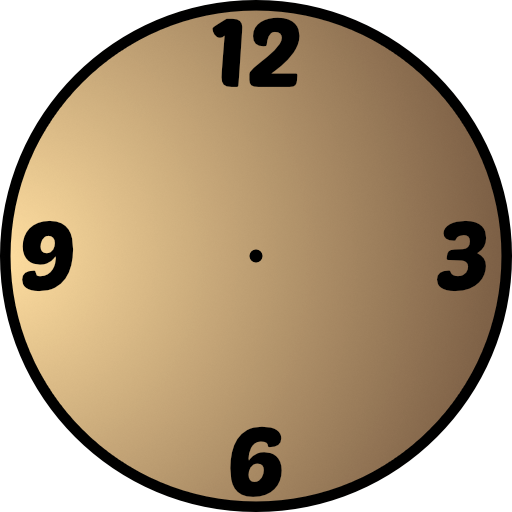
#> input picture data/assets/general/art/clock.png, 512 x 512 px
$ python -i h3.py   (imports and definitions only)
#> lines starting #> are read from the running program, lines starting #| are printed output that depends on the picture
"""Make video clips from the game's art with MiniMax H3 on a Runpod pod, and keep them in a library.

The pod runs ComfyUI with no public ports: this machine reaches it through an SSH tunnel, so the
clips only ever travel between the pod and here. Terminate the pod when a session ends; that wipes
its disks (and `wipe` clears ComfyUI's input and output folders before then).

The library lives outside the game repo (the export would ship anything under res://):
    <library>/pods.json           the pods: {name: {"host", "port", "key", "local_port", "pod_id"}}; --pod picks one
    <library>/batches/*.json      what to make (see BATCH below)
    <library>/clips/<KEY>/<KEY>_<NNN>.mp4 and .json   each try, with everything needed to remake it
    <library>/sources/            the pictures as uploaded (scaled to the canvas)
    <library>/pending.json        tries queued on the pod and not yet downloaded
    <library>/review.json         your verdicts: keep / reject, the production star, and notes
    <library>/pictures.json       the clips grouped by the picture they animate, made by `pictures`
    <library>/plan.json           per picture: what becomes of its clips, picked on the review server's /plan page
    <library>/redo.json           per reworked picture: your note, the clips before, what was tried (the /redo page)
    <library>/final/              the picked clips under their game art names, and manifest.json (made by `final`)
    <library>/finish_review.json  your verdicts on the /finish page: is each upscaled game file better than its clip
    <library>/thumbs/             the review page's small stills and the game art's prints (safe to delete)

Commands (-P stops Python importing files from the current folder):
    python -P -E h3.py tunnel               hold the SSH tunnel open (run it in the background)
    python -P -E h3.py check                the pod's GPU, ComfyUI, model files and node inputs
    python -P -E h3.py submit <batch.json>  queue a batch's tries on the pod
    python -P -E h3.py fetch [--wait]       download finished tries (--wait: until none are pending)
    python -P -E h3.py serve                the review page, http://127.0.0.1:8771
    python -P -E h3.py setup                ready a new pod: local input/output folders, download the models
    python -P -E h3.py wipe                 delete ComfyUI's input and output files on the pod
    python -P -E h3.py watch [--pods a,b] [--idle 15]   exit once a pod has had nothing to do (then end it)
    python -P -E h3.py join NAME clip... [--fade S]   chain segments (shared frames dropped) or crossfade shots
    python -P -E h3.py pictures [NAME]      the clips per picture, under the picture's game art name
    python -P -E h3.py plan                 the plan made on the /plan page: what becomes of each picture
    python -P -E h3.py final                copy the plan's picked clips to <library>/final/ under their game art names

A chain is one job per segment, each with "source" = picture N and "last_frame" = picture N+1, and the
prompt in the guide's FL2VA form. `join` then plays the chosen tries back to back.

BATCH:
    {"defaults": {"width": 864, "height": 1152, "frames": 124, "steps": 30, "fps": 24},
     "jobs": [{"key": "SQUEEZE_TOP", "source": "C:/.../picture.png", "prompt": "...", "tries": 4,
               "last_frame": "same" | "<path>" | null, "loras": [["name.safetensors", 0.8]],
               "seeds": [optional fixed seeds], "note": "what this job tests"}]}
"""
import argparse
import hashlib
import http.server
import io
import json
import os
import random
import re
import subprocess
import sys
import threading
import time
import urllib.error
import urllib.parse
import urllib.request
import uuid
from pathlib import Path

LIBRARY = Path(os.environ.get('H3_LIBRARY', Path.home() / 'invoke-remote-data' / 'video'))
TOOL_DIR = Path(__file__).resolve().parent
LOCAL_PORT = int(os.environ.get('H3_PORT', 18188))
POD = os.environ.get('H3_POD', 'main')
SERVE_PORT = 8771
# finish.py's work folder: the /finish page plays its browser copies of the game's Theora files from preview/
FIN_WORK = Path(os.environ.get('FIN_WORK', Path.home() / 'Videos' / 'ashely2_finish'))

MODELS = {
    'unet': 'minimax_h3_fl2va_bf16.safetensors',
    'text_encoder': 'qwen3vl_32b_minimax_h3_nvfp4_awq.safetensors',
    'video_vae': 'minimax_h3_video_vae_fp16.safetensors',
    'audio_vae': 'minimax_h3_audio_vae_fp32.safetensors',
}
DEFAULTS = {'width': 864, 'height': 1152, 'frames': 124, 'steps': 30, 'fps': 24,
            'sampler': 'res_multistep', 'scheduler': 'simple'}
NODES = ['MiniMaxH3ImageToVideo', 'UNETLoader', 'CLIPLoader', 'VAELoader', 'VHS_VideoCombine',
         'LoraLoaderModelOnly', 'VAEDecodeAudio', 'MiniMaxH3SigmaShift']
ENCODING_CRF = 8  # x264 quality the clips are saved at: about 15 Mbps at 864x1152


# ---------------------------------------------------------------- files

# [47 lines left out: functions read_json, write_json, pods, pod, use_pod, not called in this run]


def ssh_args(p):
    return ['ssh', '-i', p['key'], '-p', str(p['port']), '-o', 'StrictHostKeyChecking=accept-new',
            '-o', 'ServerAliveInterval=30', f'root@{p["host"]}']


# ---------------------------------------------------------------- ComfyUI over the tunnel

# [121 lines left out: functions comfy, upload, canvas_png, workflow, cmd_tunnel, cmd_check, not called in this run]


class PendingLock:
    """pending.json is changed by `submit` and by a running `fetch --wait` at the same time: every
    read-change-write of it happens inside this lock (a file created exclusively)."""
    path = LIBRARY / 'pending.lock'

    # [10 lines left out: function __enter__, not called in this run]

    def __exit__(self, *exc):
        self.path.unlink(missing_ok=True)


# [203 lines left out: functions next_number, cmd_submit, cmd_fetch, probe, cmd_join, cmd_watch, not called in this run]


SETUP = r'''set -e
cd /ComfyUI
for d in input output; do if [ -L $d ]; then rm $d; mkdir -p $d; echo "$d: now a local folder"; fi; done
cd /ComfyUI/models
env -u HF_TOKEN HF_XET_HIGH_PERFORMANCE=1 /opt/venv/bin/hf download Comfy-Org/MiniMax-H3 \
  diffusion_models/minimax_h3_fl2va_bf16.safetensors text_encoders/qwen3vl_32b_minimax_h3_nvfp4_awq.safetensors \
  vae/minimax_h3_video_vae_fp16.safetensors vae/minimax_h3_audio_vae_fp32.safetensors \
  loras/minimax_h3_fl2v_turbo_8step_v1.0_comfyui_bf16.safetensors --local-dir /ComfyUI/models > /root/dl.log 2>&1
du -sh /ComfyUI/models/diffusion_models /ComfyUI/models/text_encoders /ComfyUI/models/vae /ComfyUI/models/loras
'''


# [11 lines left out: functions cmd_setup, cmd_wipe, not called in this run]


# ---------------------------------------------------------------- pictures

GAME_ART = TOOL_DIR.parents[1] / 'data' / 'background_lists'
ART_INDEX = LIBRARY / 'thumbs' / 'game_art.npz'
GAME_MATCHES = {}  # picture -> the game art files it is; filled in the background by name_pictures_soon()
GAME_LOCK = threading.Lock()


# [9 lines left out: function picture_of, not called in this run]


def art_print(path):
    """A picture's shape (width / height) and a 24x32 colour thumbnail of it."""
#> called with path = '../../data/assets/general/art/clock.png'
    import numpy as np
    from PIL import Image
    with Image.open(path) as im:
#> im is the input picture: PIL image 512x512 RGBA; mean R, G, B, A 123, 102, 73.7, 200.2
        rgb = (im.convert('RGBA') if im.mode == 'P' else im).convert('RGB')
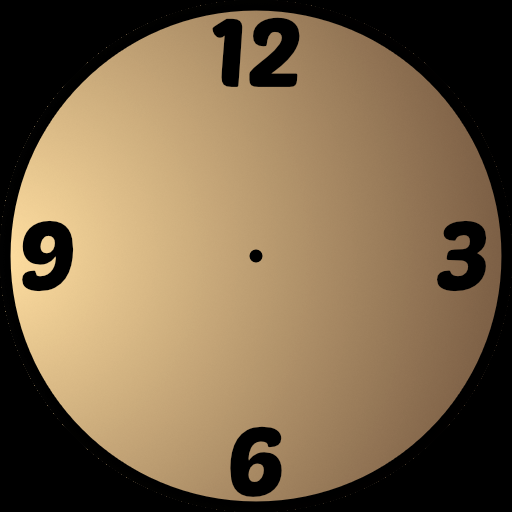
#> rgb: PIL image 512x512 RGB; mean R, G, B 123, 102, 73.7
        return im.width / im.height, np.asarray(rgb.resize((24, 32), Image.BILINEAR), dtype=np.uint8)


# [72 lines left out: functions game_art_index, match_game_art, name_pictures_soon, not called in this run]


def picture_name(pic, game):
    return ' = '.join(re.sub(r'\.\w+$', '', g) for g in game) or (Path(pic).stem if pic else 'no picture recorded')


# [164 lines left out: functions cmd_pictures, cmd_plan, cmd_final, clips, not called in this run]


class Review(http.server.SimpleHTTPRequestHandler):
    def __init__(self, *args, **kwargs):
        super().__init__(*args, directory=str(LIBRARY), **kwargs)

    def log_message(self, *args):
        pass

    # [149 lines left out: functions send_json, send_page, do_GET, translate_path, send_range, do_POST and 2 more, not called in this run]


FINISH_VERDICTS = ('', 'better', 'same', 'worse')


# [22 lines left out: function finish_data, not called in this run]


REVIEW_LOCK = threading.Lock()
# What becomes of a picture on the /plan page ('' = not decided yet); the clips are listed in the order picked.
PLAN_DECISIONS = {
    '': 'Not decided',
    'use': 'Use as is',               # a picked clip goes into the game as it is
    'combine': 'Combine',             # the picked clips become one longer clip or seamless loop, in pick order
    'loop': 'Make a loop',            # the picked clip becomes a seamless loop
    'redo': 'New renders',            # nothing works yet; the note says what to try
    'none': 'No video',               # the picture stays a still
}
# The /redo page's verdict on a reworked picture: did the new tries fix what its note asked for?
REDO_VERDICTS = ('', 'fixed', 'better', 'no')
FFMPEG_SLOTS = threading.Semaphore(2)  # the page asks for many stills at once


# [90 lines left out: functions make_thumb, warm_thumbs, cmd_serve, main, not called in this run]


# [2 lines not run here, left out]

>>> result = art_print('../../data/assets/general/art/clock.png')
